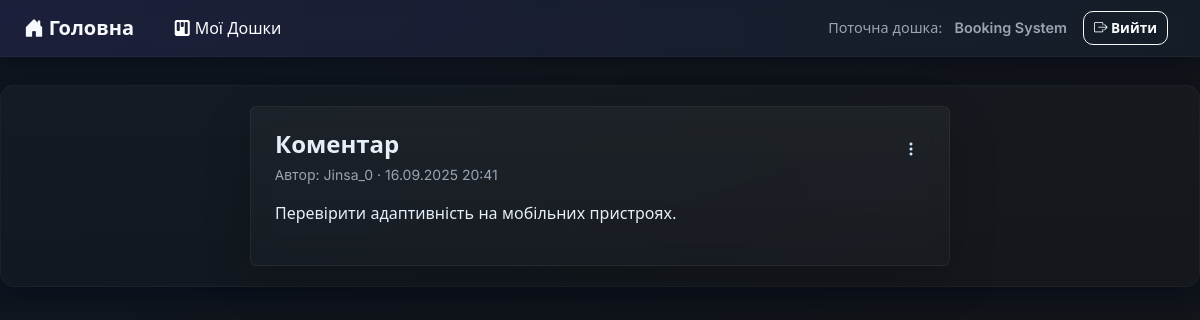
Page /dashboard/5/todolist/7/task/12/comment/4/ (signed in) on the committed database.
### task_manager/models.py (models this page shows, shortened)
class Dashboard(models.Model):
    title =  models.CharField(max_length = 200, verbose_name = "Назва")
    description =  models.TextField(verbose_name = "Опис", blank = True)
    created_at = models.DateTimeField(auto_now_add = True)
    created_by = models.ForeignKey(User, on_delete = models.CASCADE, related_name='dashboards', verbose_name = "Автор")
    members = models.ManyToManyField(User, related_name="shared_dashboards", blank=True, verbose_name = "Учасники")
    class Meta:
        verbose_name = "Дошка"
        verbose_name_plural = "Дошки"

class Comment(models.Model):
    task = models.ForeignKey(Task, on_delete = models.CASCADE, related_name = 'comments', verbose_name = 'Завдання')
    content = models.TextField(verbose_name = "Контент", blank = True)
    created_by = models.ForeignKey(User, on_delete=models.CASCADE, related_name = 'comments', verbose_name = 'Автор')
    created_at = models.DateTimeField(auto_now_add=True)
    class Meta:
        verbose_name = "Коментар"
        verbose_name_plural = "Коментарі"

### task_manager/views.py (the view)
# urls.py: path('dashboard/<int:dashboard_pk>/todolist/<int:todolist_pk>/task/<int:task_pk>/comment/<int:comment_pk>/', CommentDetailView.as_view(), name = 'comment_detail'),
class CommentDetailView(LoginRequiredMixin, CommentAccessMixin, DetailView):
    model = Comment
    template_name = 'comment/comment_detail.html'
    context_object_name = 'comment'
    pk_url_kwarg = "comment_pk"
    def get_context_data(self, **kwargs):
        context = super().get_context_data(**kwargs)
        comment = self.get_object()
        context['task'] = comment.task
        context['todolist'] = comment.task.todolist
        context['dashboard'] = comment.task.todolist.dashboard
        return context

### task_manager/views.py (called while the page is built)
    def get_queryset(self):
        return Dashboard.objects.filter(
            Q(created_by=self.request.user) | Q(members=self.request.user)
        ).distinct()

    def get_queryset(self):
        return TodoList.objects.filter(
            dashboard__in=DashboardAccessMixin.get_queryset(self)
        ).distinct()

    def get_queryset(self):
        return Task.objects.filter(
            todolist__in=TodoListAccessMixin.get_queryset(self)
        ).distinct()

    def get_queryset(self):
        return Comment.objects.filter(
            task__in=TaskAccessMixin.get_queryset(self)
        ).distinct()

### task_manager/templates/comment/comment_detail.html (shortened to what this page needs)
{% extends "base.html" %}
{% block content %}
<div class="auth-card p-4 rounded shadow-lg w-100" style="max-width:700px; margin:auto;">
  <div class="d-flex justify-content-between align-items-start mb-3">
    <div>
      <h4 class="fw-bold mb-1">Коментар</h4>
      <div class="muted small">
        Автор: {{ comment.created_by }} · {{ comment.created_at|date:"d.m.Y H:i" }}
      </div>
    </div>
    <div class="dropdown">
      <button class="action-dot" data-bs-toggle="dropdown">
        <i class="bi bi-three-dots-vertical"></i>
      </button>
    </div>
  </div>
  <p>{{ comment.content }}</p>
</div>
{% endblock %}

### task_manager/templates/base.html (shortened to what this page needs)
{% load static %}
<!DOCTYPE html>
<html lang="uk">
<head>
  <link href="https://cdn.jsdelivr.net/npm/bootstrap@5.3.0/dist/css/bootstrap.min.css" rel="stylesheet">
  <link href="https://cdn.jsdelivr.net/npm/bootstrap-icons@1.10.5/font/bootstrap-icons.css" rel="stylesheet">
  <link href="{% static "css/style.css" %}" rel="stylesheet">
</head>
<body>
  <nav class="navbar navbar-expand-lg navbar-app py-2 px-4">
    <a class="navbar-brand fw-bold" href="{% url 'main' %}">
      <i class="bi bi-house-door-fill"></i>&nbsp;Головна
    </a>
    <ul class="navbar-nav ms-3">
      <li class="nav-item">
        <a class="nav-link" style="color: #ffffff;" href="{% url 'dashboard_list' %}">
          <i class="bi bi-kanban-fill"></i>&nbsp;Мої Дошки
        </a>
      </li>
    </ul>
    <div class="ms-auto d-flex align-items-center">
      {% if user.is_authenticated %}
        {% if dashboard %}
          <div class="nav-left-muted d-none d-md-block">Поточна дошка:</div>
          <div class="nav-left-muted d-none d-md-block me-3 fw-semibold">{{ dashboard.title }}</div>
        {% else %}
          <div class="nav-left-muted d-none d-md-block me-3">{{ request.user.username }}</div>
        {% endif %}
        <form method="post" action="{% url 'logout' %}" class="d-inline me-2">
          <button type="submit" class="btn btn-outline-light nav-btn">
            <i class="bi bi-box-arrow-right"></i>&nbsp;Вийти
          </button>
        </form>
      {% endif %}
    </div>
  </nav>
  <main class="app-shell">
    {% block content %}{% endblock %}
  </main>
</body>
</html>

### task_manager/static/css/style.css (style rules this page uses)
:root { --soft-accent-1: rgba(110,98,166,0.9); --soft-accent-2: rgba(61,181,255,0.85); --btn-muted-bg: rgba(255,255,255,0.02); --muted-text: #9aa4b2; --bg-1: #0f1720; --bg-2: #12151a; --panel: rgba(255,255,255,0.04); --glass: rgba(255,255,255,0.04); --accent-1: #7c5cff; --accent-2: #3db5ff; --muted: #9aa4b2; --card-shadow: 0 8px 30px rgba(2,6,23,0.6); --soft-shadow: 0 6px 18px rgba(2,6,23,0.45); }
html, body { height: 100%; margin: 0; font-family: "Inter", system-ui, -apple-system, "Segoe UI", Roboto, "Helvetica Neue", Arial; background: linear-gradient(135deg, var(--bg-1) 0%, var(--bg-2) 60%); color: #e6eef7; -webkit-font-smoothing: antialiased; -moz-osx-font-smoothing: grayscale; }
.navbar-app { background: linear-gradient(90deg, rgba(124,92,255,0.12), rgba(61,181,255,0.06)); backdrop-filter: blur(6px); border-bottom: 1px solid rgba(255,255,255,0.03); box-shadow: 0 4px 18px rgba(2,6,23,0.45); }
.navbar-app .navbar-brand { font-weight: 700; color: #f7f9fc; }
.navbar-app .nav-btn { border-radius: 10px; padding: 6px 10px; font-weight: 600; font-size: 0.85rem; }
.nav-left-muted { color: var(--muted); font-size: 0.9rem; margin-right: 0.75rem; }
.app-shell { max-width: 1200px; margin: 28px auto; padding: 20px; border-radius: 14px; background: linear-gradient(180deg, rgba(255,255,255,0.02), rgba(255,255,255,0.01)); box-shadow: var(--card-shadow); border: 1px solid rgba(255,255,255,0.03); }
.action-dot { background: transparent; border: none; color: #cfe8ff; padding: 6px; border-radius: 8px; }
.muted { color: var(--muted); }
.auth-card { background: linear-gradient(180deg, rgba(255,255,255,0.04), rgba(255,255,255,0.02)); border: 1px solid rgba(255,255,255,0.05); backdrop-filter: blur(10px); box-shadow: 0 8px 28px rgba(2,6,23,0.55); }

### rows in the picture
Dashboard: title "Booking System"
Comment: created_by "Jinsa_0", created_at "16.09.2025 20:41", content "Перевірити адаптивність на мобільних пристроях."
